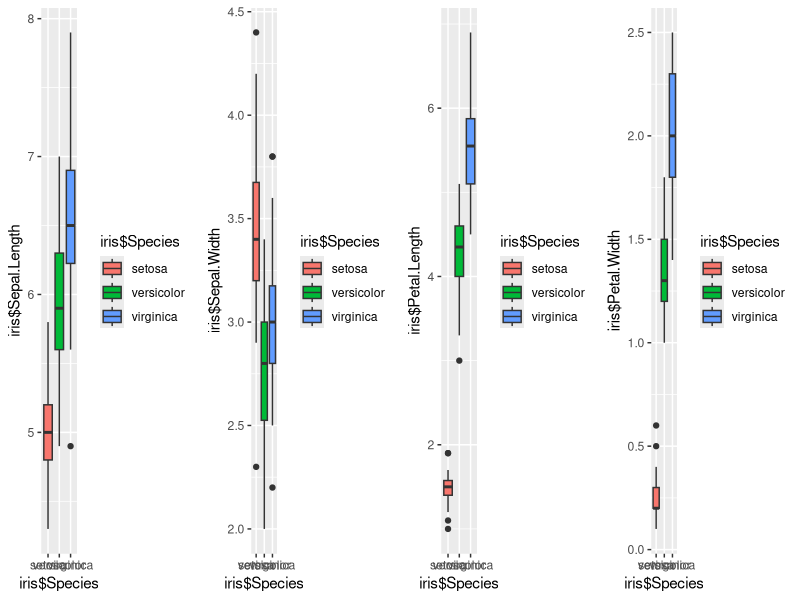
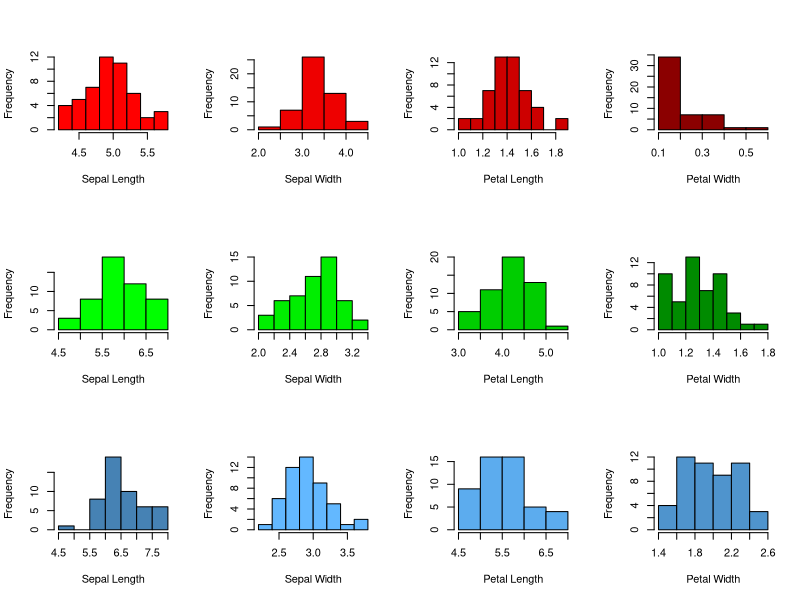
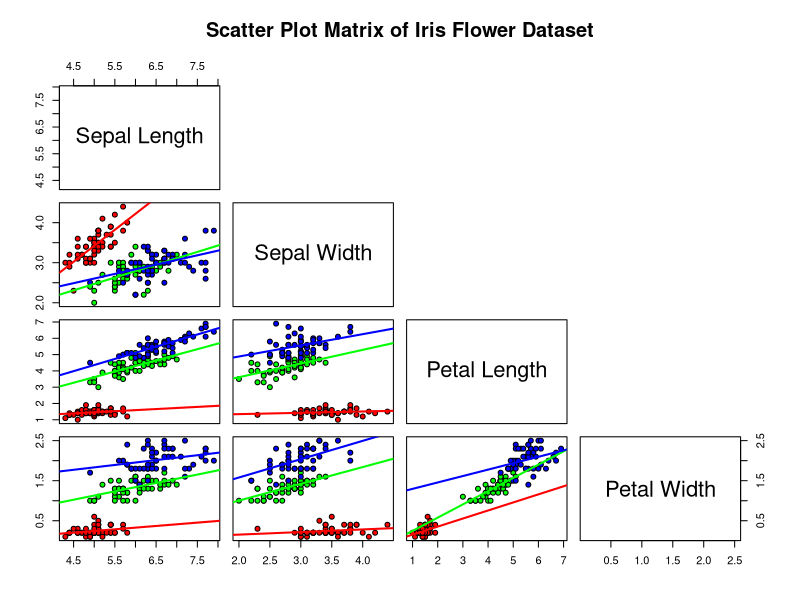

The R script that drew these images, in order: (Note: this script raises an error after producing the figures.)
# Set Working Directory 
setwd("/Users/christopherdye/Desktop/School/Fall 2024/STAT 5000/Presenation")


# Uploading built in Iris Flower dataset 
data("iris")


# Load libraries 
library(tidyverse)
library(ggplot2)
library(gridExtra)
library(nnet)


# Subsetting data by Iris species 
setosa <- subset(iris, iris$Species == "setosa")
versicolor <- subset(iris, iris$Species == "versicolor")
virginica <- subset(iris, iris$Species == "virginica")


### Visual Presentation of Data -----------------------------------------------
## Boxplots 
par(mfrow = c(1,3)) 
p1_if <- ggplot(iris, aes(x = iris$Species, y = iris$Sepal.Length, fill = iris$Species)) + geom_boxplot()  
p2_if <- ggplot(iris, aes(x = iris$Species, y = iris$Sepal.Width, fill = iris$Species)) + geom_boxplot()  
p3_if <- ggplot(iris, aes(x = iris$Species, y = iris$Petal.Length, fill = iris$Species)) + geom_boxplot()
p4_if <- ggplot(iris, aes(x = iris$Species, y = iris$Petal.Width, fill = iris$Species)) + geom_boxplot()
grid.arrange(p1_if, p2_if, p3_if, p4_if, ncol=4)

# Summary Statistics 
summary(setosa) 
summary(versicolor)
summary(virginica)

# Histograms 
par(mfrow = c(3,4))
hist(setosa$Sepal.Length, 
     col = "red", 
     xlab = "Sepal Length", 
     main = "") 
hist(setosa$Sepal.Width, 
     col = "red2", 
     xlab = "Sepal Width", 
     main = "") 
hist(setosa$Petal.Length, 
     col = "red3", 
     xlab = "Petal Length", 
     main = "") 
hist(setosa$Petal.Width, 
     col = "red4", 
     xlab = "Petal Width", 
     main = "") 
hist(versicolor$Sepal.Length, 
     col = "green", 
     xlab = "Sepal Length", 
     main = "")
hist(versicolor$Sepal.Width, 
     col = "green2", 
     xlab = "Sepal Width", 
     main = "")
hist(versicolor$Petal.Length, 
     col = "green3", 
     xlab = "Petal Length", 
     main = "")
hist(versicolor$Petal.Width, 
     col = "green4", 
     xlab = "Petal Width", 
     main = "")
hist(virginica$Sepal.Length, 
     col = "steelblue", 
     xlab = "Sepal Length", 
     main = "") 
hist(virginica$Sepal.Width, 
     col = "steelblue1", 
     xlab = "Sepal Width", 
     main = "") 
hist(virginica$Petal.Length, 
     col = "steelblue2", 
     xlab = "Petal Length", 
     main = "") 
hist(virginica$Petal.Width, 
     col = "steelblue3", 
     xlab = "Petal Width", 
     main = "") 



## Scatter plot Matrix
pairs(iris[1:4],
      panel = function(x, y) {
        points(x, y, pch = 21, bg = c("red", "green", "blue")[iris$Species])
        species_levels <- unique(iris$Species)
        for (s in species_levels) {
          subset_x <- x[iris$Species == s]
          subset_y <- y[iris$Species == s]
          abline(lm(subset_y ~ subset_x), col = c("red", "green", "blue")[which(species_levels == s)], lwd = 2)}},
      upper.panel = NULL, 
      labels = c("Sepal Length", "Sepal Width", "Petal Length", "Petal Width"),
      main = "Scatter Plot Matrix of Iris Flower Dataset")



### KNN  --------------------------------------
# Bootstrapping for training models 
knn_resultsP_if <- matrix(nrow = 50, ncol = 1000) 
knn_accuracy_mean_if <- c()
for (k in 1:50){
  for (i in 1:1000) {
    n.train.if <- sample(1:150, replace=TRUE) 
    train_iris <- iris[n.train.if, ] 
    classified.if <- knn(train = train_iris[ , 1:4],
                          test = iris[, 1:4], 
                          cl = train_iris$Species, 
                          k = k) 
    error.knn.if <- mean(classified.if != iris$Species)
    accuracy.knn.if <- 1 - error.knn.if
    knn_results_if[k, i] <- accuracy.knn.if 
  }
  knn_accuracy_mean_if[k] <- mean(knn_results_if[k, ])
}
knn_accuracy_mean_if <- rbind(1:50, knn_accuracy_mean_if) 

# Inverting data frame for plotting
knn_accuracy_data_if <- data.frame(K = knn_accuracy_mean_if[1, ], Accuracy = knn_accuracy_mean_if[2, ])

# Plotting accuracy means 
ggplot(knn_accuracy_data_if, aes(x = K, y = Accuracy)) +
  geom_line(color = "lightblue", size = 1) +
  geom_point(color = "lightgreen", size = 3) +
  labs(title = "Model Accuracy for Different K Values",
       x = "Number of Neighbors (K)",
       y = "Accuracy") +
  theme_minimal()


# Comparing histograms of accuracy at various k values 
par(mfrow = c(4,1))
hist(knn_results_if[1, ], 
     col = "red2", 
     xlab = "Accuracy", 
     main = "Accuracy of 1000 bootstrap samples from Iris at k = 1") 
hist(knn_results_if[4, ], 
     col = "steelblue1", 
     xlab = "Accuracy", 
     main = "Accuracy of 1000 bootstrap samples from Iris at k = 4")
hist(knn_results_if[13, ], 
     col = "green3", 
     xlab = "Accuracy", 
     main = "Accuracy of 1000 bootstrap samples from Iris at k = 13") 
hist(knn_results_if[30, ], 
     col = "purple3", 
     xlab = "Accuracy", 
     main = "Accuracy of 1000 bootstrap samples from Iris at k = 30") 


### Multinomial Logistic Regression ------------------------------------------
# Bootstrapping for training models 
logit_results_if <- c()
for (i in 1:1000) {
  n.train.if <- sample(1:150, replace=TRUE) 
  train_iris <- iris[n.train.if, ] 
  model_if <- multinom(Species ~ Sepal.Length + Sepal.Width + Petal.Length + Petal.Width, train_iris)
  predictions.if <- predict(model_if, iris[ , 1:4], type = "class") 
  error.logit.if <- mean(predictions.if != iris$Species)
  accuracy.logit.if <- 1 - error.logit.if
  logit_results_if[i] <- accuracy.logit.if
}
logit_accuracy_mean_if <- mean(logit_results_if)
summary(model_if)

# Evaluate Accuracy 
hist(logit_results_if, 
     col = "purple3", 
     xlab = "Accuracy", 
     main = "Accuracy of 1000 bootstrap samples from Iris of Multinomial Logistic Regression") 

# Build Model 
fit_if <- multinom(Species ~ Sepal.Length + Sepal.Width + Petal.Length + Petal.Width, 
                   data = iris, 
                   family = multinomial) 
summary(fit_if)


